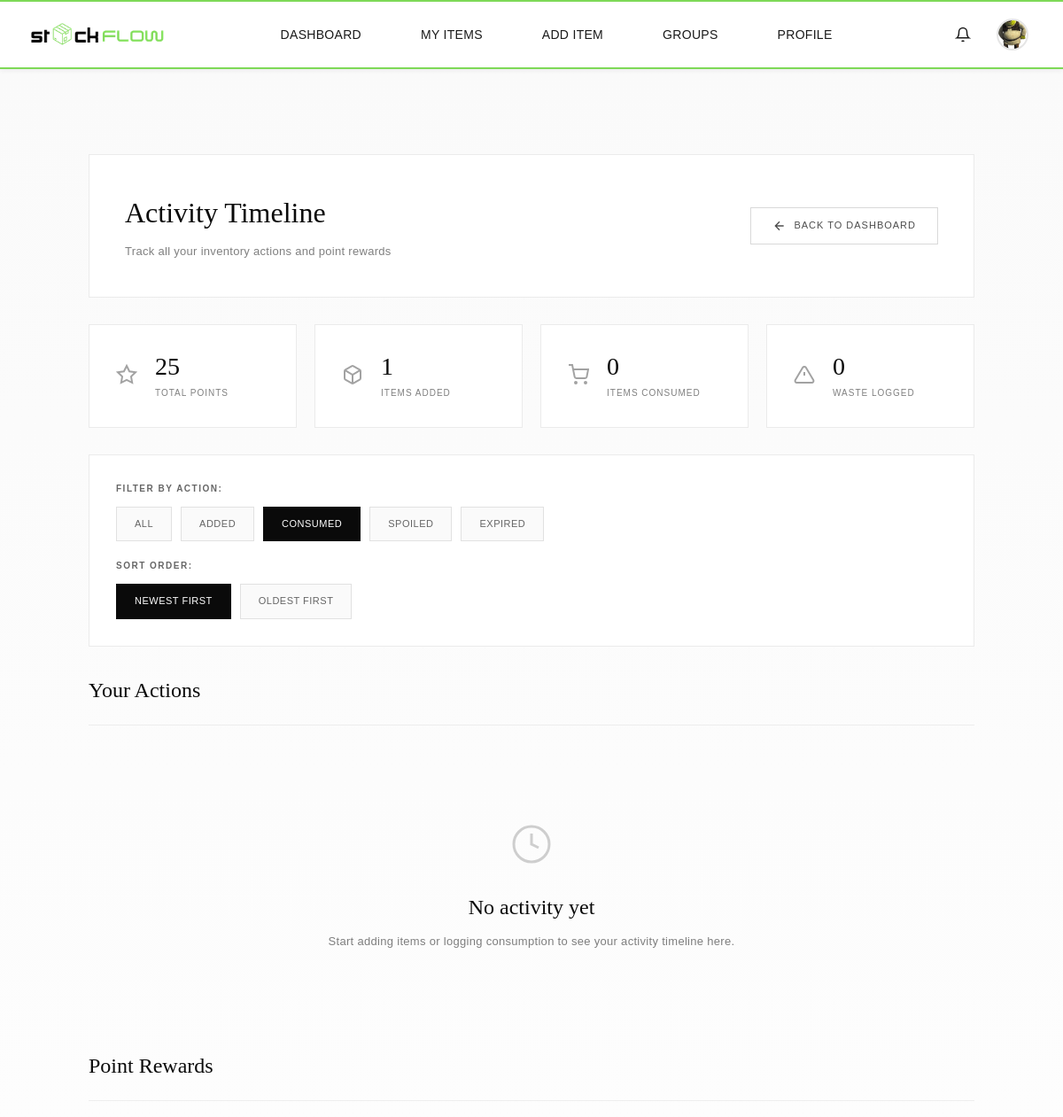
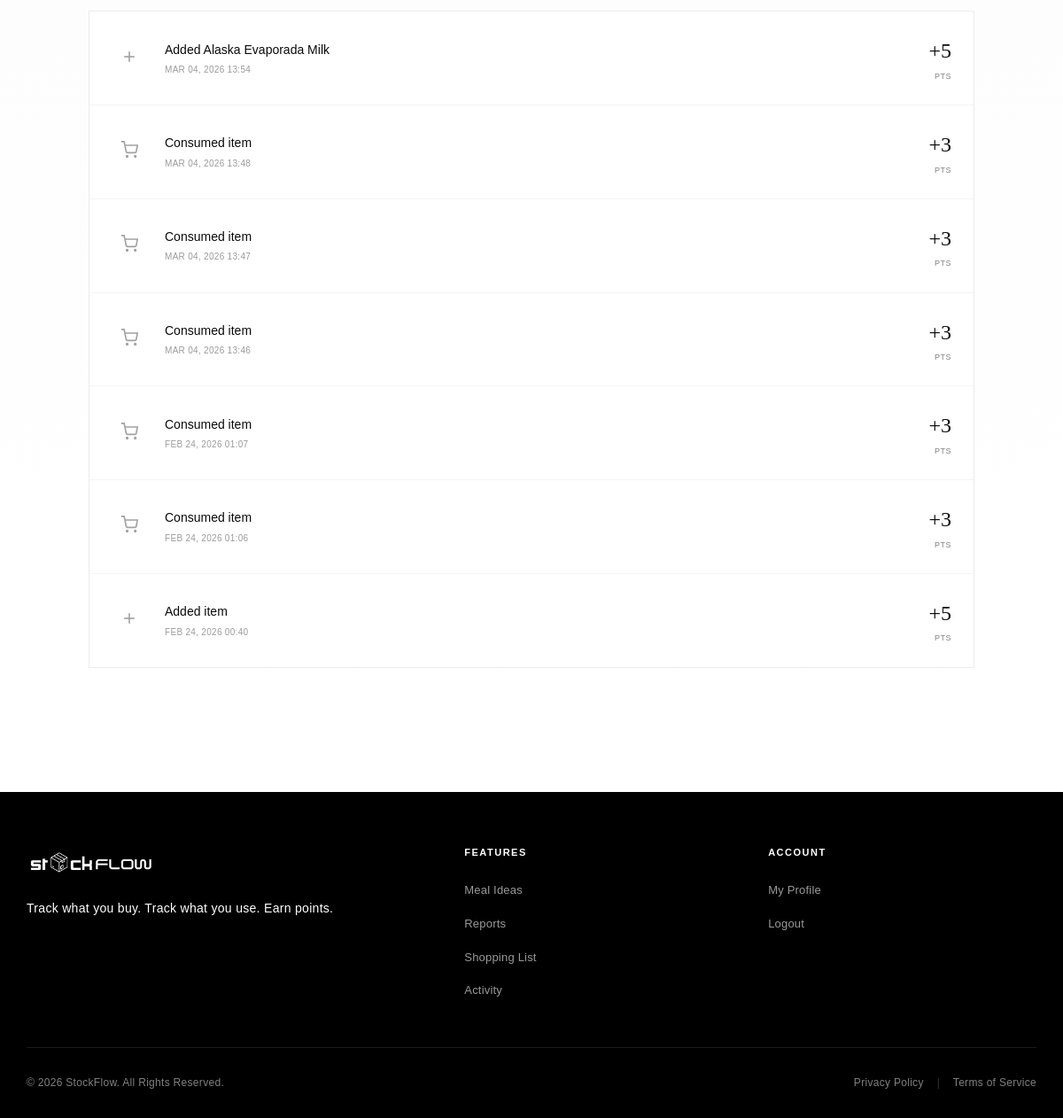
Screenshot of /user/activity.php?filter=consumed&sort=recent (signed in) with the database file from the repository (2 pictures, top to bottom).
### tables this page shows
CREATE TABLE `users` (
  `user_id` int(11) NOT NULL,
  `full_name` varchar(255) NOT NULL,
  `email` varchar(255) NOT NULL,
  `password` varchar(1000) NOT NULL,
  `img_name` varchar(255) DEFAULT NULL,
  `is_active` tinyint(1) DEFAULT 1,
  `last_login` timestamp NULL DEFAULT NULL,
  `role` enum('customer','grocery_admin') DEFAULT 'customer',
  `store_id` int(11) DEFAULT NULL,
  `created_at` timestamp NOT NULL DEFAULT current_timestamp(),
  `updated_at` timestamp NOT NULL DEFAULT current_timestamp() ON UPDATE current_timestamp()
);

CREATE TABLE `user_points` (
  `user_id` int(11) NOT NULL,
  `total_points` int(11) DEFAULT 0,
  `last_updated` timestamp NOT NULL DEFAULT current_timestamp() ON UPDATE current_timestamp()
);

CREATE TABLE `points_log` (
  `log_id` int(11) NOT NULL,
  `user_id` int(11) NOT NULL,
  `action_type` enum('ADD_ITEM','CONSUME_ITEM','LOG_CONSUMPTION') NOT NULL,
  `points_earned` int(11) NOT NULL,
  `item_id` int(11) DEFAULT NULL,
  `action_date` timestamp NOT NULL DEFAULT current_timestamp()
);

CREATE TABLE `customer_items` (
  `item_id` int(11) NOT NULL,
  `item_name` varchar(255) NOT NULL,
  `barcode` varchar(100) DEFAULT NULL,
  `catalog_id` int(11) DEFAULT NULL,
  `category_id` int(11) NOT NULL,
  `group_id` int(11) NOT NULL,
  `quantity` decimal(10,2) NOT NULL,
  `unit` varchar(50) NOT NULL,
  `purchase_date` date NOT NULL,
  `expiry_date` date NOT NULL,
  `expiry_status` enum('fresh','near_expiry','expired') DEFAULT 'fresh',
  `alert_flag` tinyint(1) DEFAULT 0,
  `purchased_from` varchar(255) DEFAULT NULL,
  `created_by` int(11) NOT NULL,
  `date_added` timestamp NOT NULL DEFAULT current_timestamp(),
  `last_updated` timestamp NOT NULL DEFAULT current_timestamp() ON UPDATE current_timestamp()
);

### includes/config.php (called while the page is built, shortened)
<?php
$baseUrl = '/StockFlow';
function isLoggedIn() {
    return isset($_SESSION['user_id']);
}
function getCurrentUserId() {
    return $_SESSION['user_id'] ?? null;
}
function getCurrentUserRole() {
    return $_SESSION['role'] ?? null;
}
?>

### user/activity.php (the view, shortened to what this page needs)
<?php
require_once __DIR__ . '/../includes/config.php';
$conn = getDBConnection();
$user_id = getCurrentUserId();
$filter = isset($_GET['filter']) ? $_GET['filter'] : 'all';
$sort = isset($_GET['sort']) ? $_GET['sort'] : 'recent';
$where_clause = "WHERE ciu.updated_by = ?";
$query_params = [$user_id];
$param_types = "i";
if ($filter !== 'all') {
    $where_clause .= " AND ciu.update_type = ?";
    $query_params[] = $filter;
    $param_types .= "s";
}
$order_clause = ($sort === 'oldest') ? "ORDER BY ciu.update_date ASC" : "ORDER BY ciu.update_date DESC";
$activity_stmt = $conn->prepare("
    SELECT
        ciu.update_id,
        ciu.update_type,
        ciu.quantity_change,
        ciu.update_date,
        ciu.notes,
        ci.item_name,
        c.category_name,
        g.group_name,
        ci.unit
    FROM customer_inventory_updates ciu
    INNER JOIN customer_items ci ON ciu.item_id = ci.item_id
    INNER JOIN categories c ON ci.category_id = c.category_id
    INNER JOIN groups g ON ci.group_id = g.group_id
    $where_clause
    $order_clause
    LIMIT 100
");
if ($filter !== 'all') {
    $activity_stmt->bind_param($param_types, ...$query_params);
} else {
    $activity_stmt->bind_param($param_types, ...$query_params);
}
$activity_stmt->execute();
$activity_result = $activity_stmt->get_result();
$points_stmt = $conn->prepare("
    SELECT
        pl.log_id,
        pl.action_type,
        pl.points_earned,
        pl.action_date,
        ci.item_name,
        c.category_name
    FROM points_log pl
    LEFT JOIN customer_items ci ON pl.item_id = ci.item_id
    LEFT JOIN categories c ON ci.category_id = c.category_id
    WHERE pl.user_id = ?
    ORDER BY pl.action_date DESC
    LIMIT 50
");
$points_stmt->bind_param("i", $user_id);
$points_stmt->execute();
$points_result = $points_stmt->get_result();
$stats_stmt = $conn->prepare("
    SELECT
        SUM(CASE WHEN update_type = 'added' THEN 1 ELSE 0 END) as items_added,
        SUM(CASE WHEN update_type = 'consumed' THEN 1 ELSE 0 END) as items_consumed,
        SUM(CASE WHEN update_type = 'spoiled' THEN 1 ELSE 0 END) as items_spoiled,
        SUM(CASE WHEN update_type = 'expired' THEN 1 ELSE 0 END) as items_expired,
        COUNT(*) as total_actions
    FROM customer_inventory_updates
    WHERE updated_by = ?
");
$stats_stmt->bind_param("i", $user_id);
$stats_stmt->execute();
$stats = $stats_stmt->get_result()->fetch_assoc();
$points_total_stmt = $conn->prepare("SELECT total_points FROM user_points WHERE user_id = ?");
$points_total_stmt->bind_param("i", $user_id);
$points_total_stmt->execute();
$points_total = $points_total_stmt->get_result()->fetch_assoc();
$pageCss = '<link rel="stylesheet" href="' . htmlspecialchars($baseUrl) . '/includes/style/pages/activity.css">';
require_once __DIR__ . '/../includes/header.php';
?>
<main class="activity-page">
    <div class="page-container">
        <div class="page-header">
            <div class="header-content">
                <h1 class="page-title">Activity Timeline</h1>
                <p class="page-subtitle">Track all your inventory actions and point rewards</p>
            </div>
            <div class="header-actions">
                <a href="dashboard.php" class="btn btn-secondary">
                    <svg width="16" height="16" viewBox="0 0 24 24" fill="none" stroke="currentColor" stroke-width="2">
                        <path d="M19 12H5M12 19l-7-7 7-7"/>
                    </svg>
                    Back to Dashboard
                </a>
            </div>
        </div>
        <div class="activity-stats">
            <div class="stat-card">
                <div class="stat-icon">
                    <svg width="24" height="24" viewBox="0 0 24 24" fill="none" stroke="currentColor" stroke-width="2">
                        <polygon points="12 2 15.09 8.26 22 9.27 17 14.14 18.18 21.02 12 17.77 5.82 21.02 7 14.14 2 9.27 8.91 8.26 12 2"/>
                    </svg>
                </div>
                <div class="stat-content">
                    <div class="stat-value"><?php echo number_format($points_total['total_points'] ?? 0); ?></div>
                    <div class="stat-label">Total Points</div>
                </div>
            </div>
            <div class="stat-card">
                <div class="stat-icon">
                </div>
                <div class="stat-content">
                    <div class="stat-value"><?php echo number_format($stats['items_added'] ?? 0); ?></div>
                    <div class="stat-label">Items Added</div>
                </div>
            </div>
            <div class="stat-card">
                <div class="stat-icon">
                    <svg width="24" height="24" viewBox="0 0 24 24" fill="none" stroke="currentColor" stroke-width="2">
                        <circle cx="9" cy="21" r="1"/>
                        <circle cx="20" cy="21" r="1"/>
                        <path d="M1 1h4l2.68 13.39a2 2 0 0 0 2 1.61h9.72a2 2 0 0 0 2-1.61L23 6H6"/>
                    </svg>
                </div>
                <div class="stat-content">
                    <div class="stat-value"><?php echo number_format($stats['items_consumed'] ?? 0); ?></div>
                    <div class="stat-label">Items Consumed</div>
                </div>
            </div>
            <div class="stat-card">
                <div class="stat-icon">
                    <svg width="24" height="24" viewBox="0 0 24 24" fill="none" stroke="currentColor" stroke-width="2">
                        <path d="M10.29 3.86L1.82 18a2 2 0 0 0 1.71 3h16.94a2 2 0 0 0 1.71-3L13.71 3.86a2 2 0 0 0-3.42 0z"/>
                        <line x1="12" y1="9" x2="12" y2="13"/>
                        <line x1="12" y1="17" x2="12.01" y2="17"/>
                    </svg>
                </div>
                <div class="stat-content">
                    <div class="stat-value"><?php echo number_format(($stats['items_spoiled'] ?? 0) + ($stats['items_expired'] ?? 0)); ?></div>
                    <div class="stat-label">Waste Logged</div>
                </div>
            </div>
        </div>
        <div class="activity-filters">
            <div class="filter-group">
                <label>Filter by Action:</label>
                <div class="filter-buttons">
                    <a href="?filter=all&sort=<?php echo $sort; ?>" class="filter-btn <?php echo $filter === 'all' ? 'active' : ''; ?>">All</a>
                    <a href="?filter=added&sort=<?php echo $sort; ?>" class="filter-btn <?php echo $filter === 'added' ? 'active' : ''; ?>">Added</a>
                    <a href="?filter=consumed&sort=<?php echo $sort; ?>" class="filter-btn <?php echo $filter === 'consumed' ? 'active' : ''; ?>">Consumed</a>
                    <a href="?filter=spoiled&sort=<?php echo $sort; ?>" class="filter-btn <?php echo $filter === 'spoiled' ? 'active' : ''; ?>">Spoiled</a>
                    <a href="?filter=expired&sort=<?php echo $sort; ?>" class="filter-btn <?php echo $filter === 'expired' ? 'active' : ''; ?>">Expired</a>
                </div>
            </div>
            <div class="filter-group">
                <label>Sort Order:</label>
                <div class="filter-buttons">
                    <a href="?filter=<?php echo $filter; ?>&sort=recent" class="filter-btn <?php echo $sort === 'recent' ? 'active' : ''; ?>">Newest First</a>
                    <a href="?filter=<?php echo $filter; ?>&sort=oldest" class="filter-btn <?php echo $sort === 'oldest' ? 'active' : ''; ?>">Oldest First</a>
                </div>
            </div>
        </div>
        <div class="activity-timeline">
            <h2 class="timeline-title">Your Actions</h2>
            <?php if ($activity_result->num_rows === 0): ?>
                <div class="empty-state">
                    <svg width="48" height="48" viewBox="0 0 24 24" fill="none" stroke="currentColor" stroke-width="1.5">
                        <circle cx="12" cy="12" r="10"/><polyline points="12 6 12 12 16 14"/>
                    </svg>
                    <h3>No activity yet</h3>
                    <p>Start adding items or logging consumption to see your activity timeline here.</p>
                </div>
            <?php endif; ?>
        </div>
        <div class="points-history">
            <h2 class="timeline-title">Point Rewards</h2>
            <?php if ($points_result->num_rows === 0): ?>
                <p class="empty-text">No points earned yet. Start tracking items to earn points!</p>
            <?php else: ?>
                <div class="points-list">
                    <?php while ($point = $points_result->fetch_assoc()): ?>
                        <?php
                            $action_text = '';
                            $icon_svg = '<svg width="20" height="20" viewBox="0 0 24 24" fill="none" stroke="currentColor" stroke-width="2"><polygon points="12 2 15.09 8.26 22 9.27 17 14.14 18.18 21.02 12 17.77 5.82 21.02 7 14.14 2 9.27 8.91 8.26 12 2"/></svg>';
                            if ($point['action_type'] === 'ADD_ITEM') {
                                $action_text = 'Added ' . htmlspecialchars($point['item_name'] ?? 'item');
                                $icon_svg = '<svg width="20" height="20" viewBox="0 0 24 24" fill="none" stroke="currentColor" stroke-width="2"><line x1="12" y1="5" x2="12" y2="19"/><line x1="5" y1="12" x2="19" y2="12"/></svg>';
                            } elseif ($point['action_type'] === 'CONSUME_ITEM' || $point['action_type'] === 'LOG_CONSUMPTION') {
                                $action_text = 'Consumed ' . htmlspecialchars($point['item_name'] ?? 'item');
                                $icon_svg = '<svg width="20" height="20" viewBox="0 0 24 24" fill="none" stroke="currentColor" stroke-width="2"><circle cx="9" cy="21" r="1"/><circle cx="20" cy="21" r="1"/><path d="M1 1h4l2.68 13.39a2 2 0 0 0 2 1.61h9.72a2 2 0 0 0 2-1.61L23 6H6"/></svg>';
                            }
                        ?>
                        <div class="points-item">
                            <div class="points-icon"><?php echo $icon_svg; ?></div>
                            <div class="points-info">
                                <p class="points-action"><?php echo $action_text; ?></p>
                                <p class="points-timestamp"><?php echo date('M d, Y H:i', strtotime($point['action_date'])); ?></p>
                            </div>
                            <div class="points-amount">
                                <span class="points-value">+<?php echo $point['points_earned']; ?></span>
                                <span class="points-unit">pts</span>
                            </div>
                        </div>
                    <?php endwhile; ?>
                </div>
            <?php endif; ?>
        </div>
    </div>
</main>
<?php require_once __DIR__ . '/../includes/footer.php'; ?>

### includes/header.php (shortened to what this page needs)
<!DOCTYPE html>
<html lang="en">
<head>
    <link rel="stylesheet" href="<?php echo htmlspecialchars($baseUrl); ?>/css/style.css">
    <?php if (isset($pageCss)) echo $pageCss; ?>
    <link rel="stylesheet" href="<?php echo htmlspecialchars($baseUrl); ?>/includes/style/components/header-extras.css">
</head>
<body>
<?php if (isLoggedIn()):
    $header_user_id = (int) $_SESSION['user_id'];
    $header_stmt = $conn->prepare("SELECT full_name, img_name, role FROM users WHERE user_id = ?");
    $header_stmt->bind_param("i", $header_user_id);
    $header_stmt->execute();
    $header_result = $header_stmt->get_result();
    $header_user = $header_result->fetch_assoc();
    $profile_pic = htmlspecialchars($baseUrl) . '/images/profile_pictures/' . htmlspecialchars($header_user['img_name']);
    $current_role = getCurrentUserRole();
?>
<header class="header-container">
    <div class="header-main">
        <a href="<?php echo htmlspecialchars($baseUrl); ?>/index.php" class="logo">
            <img src="<?php echo htmlspecialchars($baseUrl); ?>/assets/logo/logo1.png" alt="StockFlow" class="logo-img">
        </a>
        <nav class="nav-container" id="mobile-nav">
            <ul class="main-nav">
                <?php if ($current_role === 'grocery_admin'): ?>
                    <li><a href="<?php echo htmlspecialchars($baseUrl); ?>/grocery/grocery_dashboard.php" class="nav-link">Dashboard</a></li>
                    <li><a href="<?php echo htmlspecialchars($baseUrl); ?>/grocery/items/grocery_items.php" class="nav-link">Inventory</a></li>
                    <li><a href="<?php echo htmlspecialchars($baseUrl); ?>/grocery/purchase_orders/index.php" class="nav-link">Purchase Orders</a></li>
                    <li><a href="<?php echo htmlspecialchars($baseUrl); ?>/grocery/product_catalog/view_product_catalog.php" class="nav-link">Product Catalog</a></li>
                    <li><a href="<?php echo htmlspecialchars($baseUrl); ?>/grocery/suppliers/view_suppliers.php" class="nav-link">Suppliers</a></li>
                <?php else: ?>
                    <li><a href="<?php echo htmlspecialchars($baseUrl); ?>/user/dashboard.php" class="nav-link">Dashboard</a></li>
                    <li><a href="<?php echo htmlspecialchars($baseUrl); ?>/user/customer/item/my_items.php" class="nav-link">My Items</a></li>
                    <li><a href="<?php echo htmlspecialchars($baseUrl); ?>/user/customer/item/add_item.php" class="nav-link">Add Item</a></li>
                    <li><a href="<?php echo htmlspecialchars($baseUrl); ?>/user/customer/groups/my_groups.php" class="nav-link">Groups</a></li>
                    <li><a href="<?php echo htmlspecialchars($baseUrl); ?>/user/profile/profile.php" class="nav-link">Profile</a></li>
                <?php endif; ?>
            </ul>
        </nav>
        <div class="header-right-actions">
            <?php include __DIR__ . '/notification_bell.php'; ?>
            <div class="account-dropdown-wrapper">
                <button class="icon-btn account-dropdown-btn" aria-label="Account" type="button">
                    <img src="<?php echo $profile_pic; ?>"
                         alt="Profile"
                         class="account-profile-img"
                         onerror="this.src='<?php echo htmlspecialchars($baseUrl); ?>/user/images/profile_pictures/nopfp.jpg';">
                </button>
            </div>
        </div>
    </div>
</header>
<?php endif; ?>
</body>
</html>

### rows the page displays
users: img_name (picture)
user_points: total_points "25"
points_log: action_type "ADD_ITEM" (drawn), item.item_name "Added Alaska Evaporada Milk", action_date "MAR 04, 2026 13:54", points_earned "5"
points_log: action_type "CONSUME_ITEM" (drawn), action_text "Consumed item", action_date "MAR 04, 2026 13:48", points_earned "3"
points_log: action_type "CONSUME_ITEM" (drawn), action_text "Consumed item", action_date "MAR 04, 2026 13:47", points_earned "3"
points_log: action_type "CONSUME_ITEM" (drawn), action_text "Consumed item", action_date "MAR 04, 2026 13:46", points_earned "3"
points_log: action_type "CONSUME_ITEM" (drawn), action_text "Consumed item", action_date "FEB 24, 2026 01:07", points_earned "3"
points_log: action_type "CONSUME_ITEM" (drawn), action_text "Consumed item", action_date "FEB 24, 2026 01:06", points_earned "3"
points_log: action_type "ADD_ITEM" (drawn), action_text "Added item", action_date "FEB 24, 2026 00:40", points_earned "5"

### other values shown
$stats['items_added'] "1"
$stats['items_consumed'] "0"
